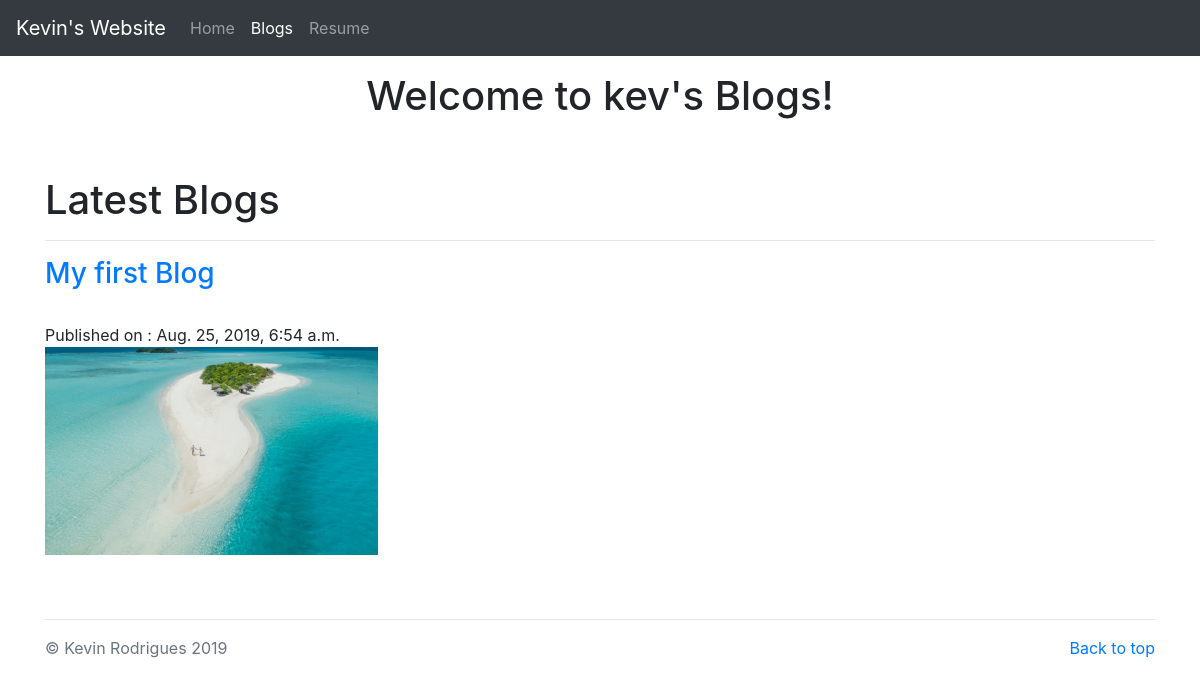
The page /blogs/ on the database as committed earlier.
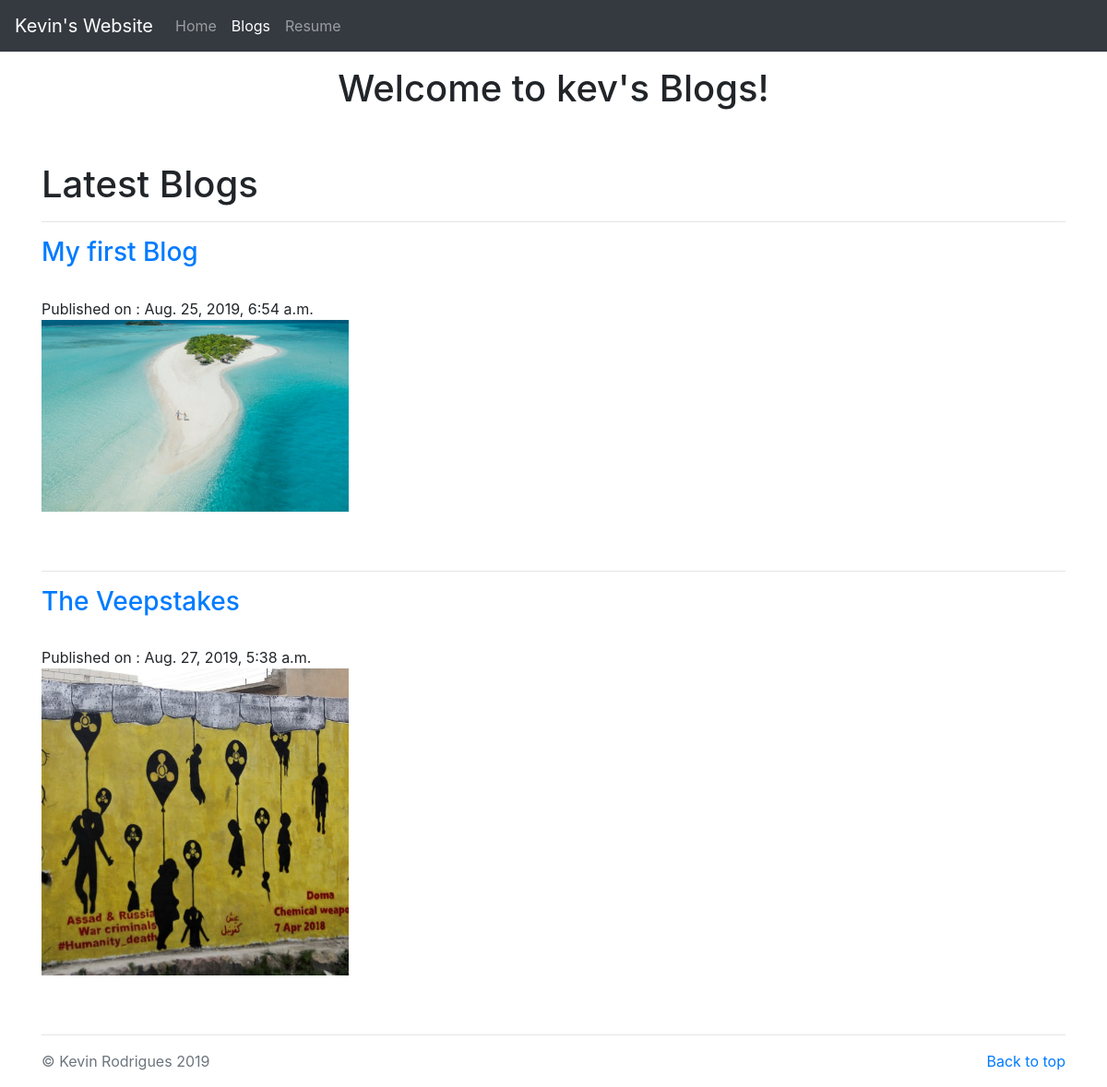
The same page on the database as committed later.
### blog/models.py (models this page shows)
class Blog(models.Model):
    title = models.CharField(max_length = 50)
    pub_date = models.DateTimeField()
    body = models.TextField()
    image = models.ImageField(upload_to = 'images/')

### blog/views.py (the view)
# urls.py: path('', views.allblogs, name = 'allblogs'),
def allblogs(request):
    blogs = Blog.objects
    return render(request, 'blogs/allblogs.html', {'allblogs': blogs })

### blog/templates/blogs/allblogs.html (shortened to what this page needs)
<!doctype html>
<html lang="en">
  {% load staticfiles %}
  <head>
<link rel="stylesheet" href="https://stackpath.bootstrapcdn.com/bootstrap/4.3.1/css/bootstrap.min.css">
  </head>
  <body>
    <header>
        <nav class="navbar navbar-expand-lg navbar-dark bg-dark">
            <a class="navbar-brand" href="#">Kevin's Website</a>
            <div class="collapse navbar-collapse" id="navbarNavAltMarkup">
              <div class="navbar-nav">
                <a class="nav-item nav-link " href="{% url 'home' %}">Home <span class="sr-only">(current)</span></a>
                <a class="nav-item nav-link active" href="{% url 'allblogs' %}">Blogs</a>
                <a class="nav-item nav-link" href="{% static 'sample.pdf' %}">Resume</a>
              </div>
            </div>
          </nav>
</header>
<main role="main">
  <div class='container'>
    <h1 class="text-center pt-3">Welcome to kev's Blogs!</h1>
    <br>
    <br>
    <h1>Latest Blogs</h1>
    <hr>
    {% for blog in allblogs.all %}
    <a href="{% url 'detail' blog.id %}"><h3>{{ blog.title }}</h3></a>
    <br>
    Published on : {{ blog.pub_date }}
    <br>
    <img src="{{ blog.image.url }}" height=30% width=30% >
    <br>
    <br>
    <br>
    <hr>
    {% endfor %}
  </div>
</main>
<footer class="text-muted">
  <div class="container">
    <p class="float-right">
      <a href="#">Back to top</a>
    </p>
    <p>&copy; Kevin Rodrigues {% now "Y" %}</p>
  </div>
</footer>
<script src="https://stackpath.bootstrapcdn.com/bootstrap/4.3.1/js/bootstrap.min.js"></script></html>

Rows that differ between the two databases and show on the page:
added Blog: title "The Veepstakes", pub_date "Aug. 27, 2019, 5:38 a.m.", image (picture)
